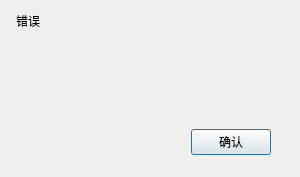
<?xml version="1.0" encoding="UTF-8"?>
<ui version="4.0">
 <class>Message_Error</class>
 <widget class="QDialog" name="Message_Error">
  <property name="geometry">
   <rect>
    <x>0</x>
    <y>0</y>
    <width>300</width>
    <height>177</height>
   </rect>
  </property>
  <property name="font">
   <font>
    <pointsize>9</pointsize>
   </font>
  </property>
  <property name="windowTitle">
   <string>Dialog</string>
  </property>
  <property name="styleSheet">
   <string notr="true"/>
  </property>
  <layout class="QVBoxLayout" name="verticalLayout" stretch="0,0,0">
   <property name="spacing">
    <number>0</number>
   </property>
   <property name="leftMargin">
    <number>1</number>
   </property>
   <property name="topMargin">
    <number>1</number>
   </property>
   <property name="rightMargin">
    <number>1</number>
   </property>
   <property name="bottomMargin">
    <number>1</number>
   </property>
   <item>
    <widget class="QWidget" name="widgetTitle" native="true">
     <property name="sizePolicy">
      <sizepolicy hsizetype="Preferred" vsizetype="Fixed">
       <horstretch>0</horstretch>
       <verstretch>0</verstretch>
      </sizepolicy>
     </property>
     <property name="minimumSize">
      <size>
       <width>0</width>
       <height>40</height>
      </size>
     </property>
     <property name="styleSheet">
      <string notr="true"/>
     </property>
     <layout class="QHBoxLayout" name="horizontalLayout_2">
      <property name="spacing">
       <number>0</number>
      </property>
      <property name="leftMargin">
       <number>15</number>
      </property>
      <property name="topMargin">
       <number>0</number>
      </property>
      <property name="rightMargin">
       <number>0</number>
      </property>
      <property name="bottomMargin">
       <number>0</number>
      </property>
      <item>
       <widget class="QLabel" name="labTitle">
        <property name="sizePolicy">
         <sizepolicy hsizetype="Expanding" vsizetype="Preferred">
          <horstretch>0</horstretch>
          <verstretch>0</verstretch>
         </sizepolicy>
        </property>
        <property name="palette">
         <palette>
          <active/>
          <inactive/>
          <disabled/>
         </palette>
        </property>
        <property name="styleSheet">
         <string notr="true"/>
        </property>
        <property name="text">
         <string>错误</string>
        </property>
        <property name="alignment">
         <set>Qt::AlignLeading|Qt::AlignLeft|Qt::AlignVCenter</set>
        </property>
       </widget>
      </item>
      <item>
       <widget class="QWidget" name="widgetMenu" native="true">
        <property name="sizePolicy">
         <sizepolicy hsizetype="Minimum" vsizetype="Preferred">
          <horstretch>0</horstretch>
          <verstretch>0</verstretch>
         </sizepolicy>
        </property>
        <property name="styleSheet">
         <string notr="true">QToolButton,QPushButton{
border:0px solid #FF0000;
}
QToolButton:hover,QPushButton:hover,QToolButton:pressed,QPushButton:pressed{
background:#067DB8;
}</string>
        </property>
        <layout class="QHBoxLayout" name="horizontalLayout">
         <property name="spacing">
          <number>0</number>
         </property>
         <property name="leftMargin">
          <number>0</number>
         </property>
         <property name="topMargin">
          <number>0</number>
         </property>
         <property name="rightMargin">
          <number>0</number>
         </property>
         <property name="bottomMargin">
          <number>0</number>
         </property>
         <item>
          <widget class="QPushButton" name="btnMenu_Close">
           <property name="sizePolicy">
            <sizepolicy hsizetype="Fixed" vsizetype="Expanding">
             <horstretch>0</horstretch>
             <verstretch>0</verstretch>
            </sizepolicy>
           </property>
           <property name="minimumSize">
            <size>
             <width>35</width>
             <height>0</height>
            </size>
           </property>
           <property name="maximumSize">
            <size>
             <width>35</width>
             <height>16777215</height>
            </size>
           </property>
           <property name="cursor">
            <cursorShape>ArrowCursor</cursorShape>
           </property>
           <property name="focusPolicy">
            <enum>Qt::NoFocus</enum>
           </property>
           <property name="toolTip">
            <string>关闭</string>
           </property>
           <property name="text">
            <string/>
           </property>
           <property name="flat">
            <bool>true</bool>
           </property>
          </widget>
         </item>
        </layout>
       </widget>
      </item>
     </layout>
    </widget>
   </item>
   <item>
    <widget class="QWidget" name="widgetInfo" native="true">
     <layout class="QHBoxLayout" name="horizontalLayout_4" stretch="2,10">
      <property name="spacing">
       <number>10</number>
      </property>
      <property name="leftMargin">
       <number>10</number>
      </property>
      <property name="topMargin">
       <number>20</number>
      </property>
      <property name="rightMargin">
       <number>20</number>
      </property>
      <property name="bottomMargin">
       <number>20</number>
      </property>
      <item>
       <widget class="QLabel" name="label_ico">
        <property name="styleSheet">
         <string notr="true"/>
        </property>
        <property name="text">
         <string/>
        </property>
       </widget>
      </item>
      <item>
       <widget class="QLabel" name="label_info">
        <property name="styleSheet">
         <string notr="true"/>
        </property>
        <property name="text">
         <string/>
        </property>
       </widget>
      </item>
     </layout>
    </widget>
   </item>
   <item>
    <widget class="QWidget" name="button_box" native="true">
     <layout class="QHBoxLayout" name="horizontalLayout_3" stretch="10,3,1">
      <property name="spacing">
       <number>20</number>
      </property>
      <property name="leftMargin">
       <number>10</number>
      </property>
      <property name="topMargin">
       <number>20</number>
      </property>
      <property name="rightMargin">
       <number>10</number>
      </property>
      <property name="bottomMargin">
       <number>20</number>
      </property>
      <item>
       <spacer name="horizontalSpacer">
        <property name="orientation">
         <enum>Qt::Horizontal</enum>
        </property>
        <property name="sizeHint" stdset="0">
         <size>
          <width>40</width>
          <height>20</height>
         </size>
        </property>
       </spacer>
      </item>
      <item>
       <widget class="QPushButton" name="pushButton_confirm">
        <property name="text">
         <string>确认</string>
        </property>
       </widget>
      </item>
      <item>
       <spacer name="horizontalSpacer_2">
        <property name="orientation">
         <enum>Qt::Horizontal</enum>
        </property>
        <property name="sizeHint" stdset="0">
         <size>
          <width>40</width>
          <height>20</height>
         </size>
        </property>
       </spacer>
      </item>
     </layout>
    </widget>
   </item>
  </layout>
 </widget>
 <resources/>
 <connections/>
</ui>
